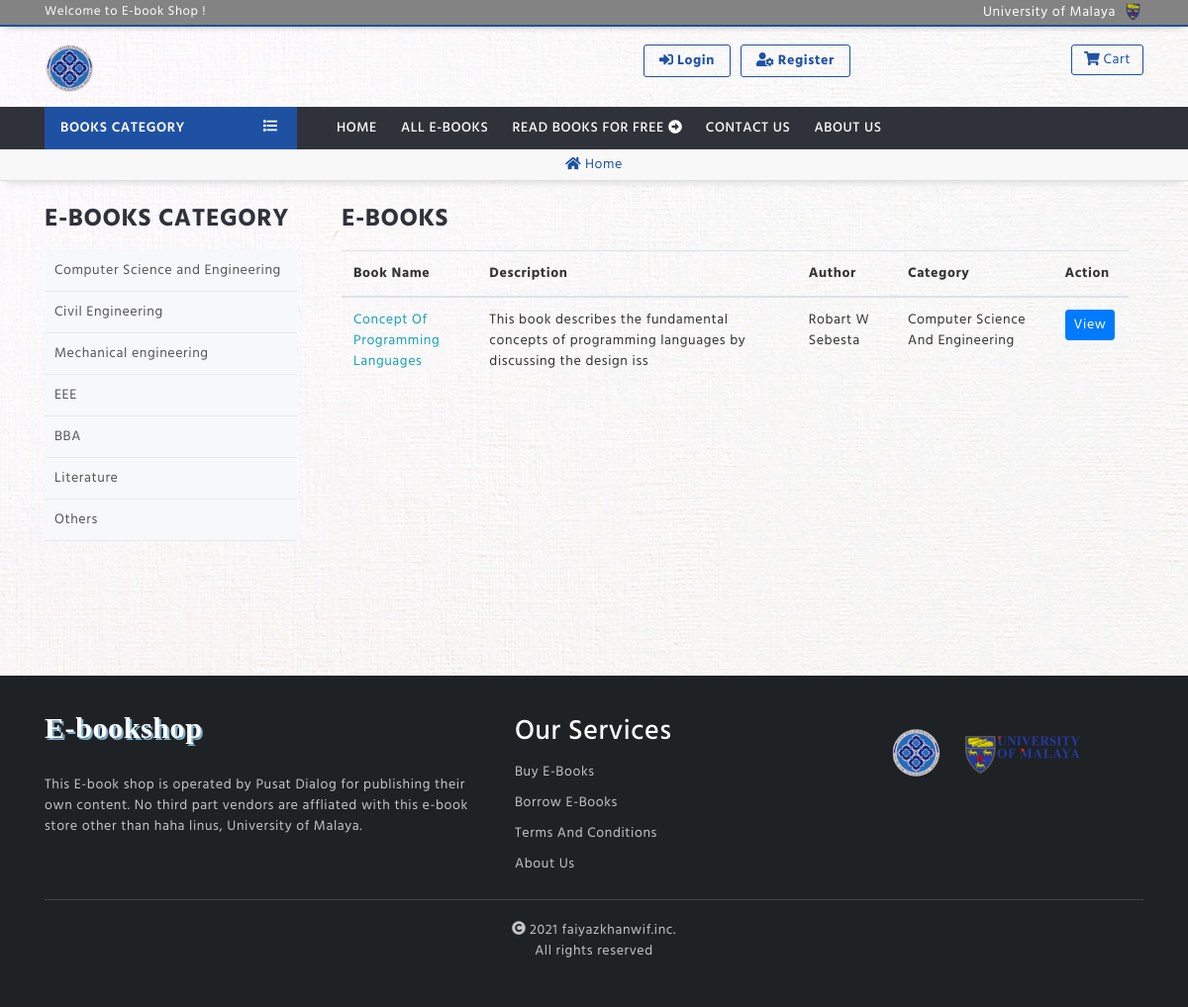
The page /index.php/users/all_ebooks on the database its author committed.
### tables this page shows
CREATE TABLE `logo` (
  `logoimg` varchar(200) NOT NULL
);

CREATE TABLE `category` (
  `id` int(11) NOT NULL,
  `category` varchar(100) NOT NULL,
  `description` text NOT NULL,
  `tag` varchar(100) NOT NULL
);

CREATE TABLE `ebooks` (
  `id` int(11) NOT NULL,
  `ebook_name` varchar(200) NOT NULL,
  `description` text NOT NULL,
  `author` varchar(200) NOT NULL,
  `book_file` varchar(500) NOT NULL,
  `book_image` varchar(500) NOT NULL,
  `categoryId` int(11) NOT NULL,
  `dateTime` timestamp NOT NULL DEFAULT current_timestamp()
);

CREATE TABLE `footerdb` (
  `footerdsc` text NOT NULL
);

### application/controllers/users.php (called while the page is built, shortened)
<?php
class Users extends CI_Controller {
	public function __construct()
	{
		$this->load->library('cart');
		$this->load->library('stripe_lib');
	}
	public function all_ebooks()
	{
		$this->load->model('admin_model');
		$view['category'] = $this->admin_model->get_category();
		$this->load->model('user_model');
		$view['ebooks'] = $this->user_model->get_ebooks();
		$this->load->model('user_model');
		$view['logos'] = $this->user_model->logo_generate();
		$this->load->model('user_model');
		$view['dscs'] = $this->user_model->ft_generate();
		$view['user_view'] = "users/all_ebooks";
		$this->load->view('layouts/user_layout', $view);
	}
}

### index.php (called while the page is built, shortened)
<?php
require_once BASEPATH.'core/CodeIgniter.php';

### application/models/user_model.php (called while the page is built, shortened)
<?php
class user_model extends CI_Model
{
	public function get_ebooks()
	{
		$this->db->select('*');
		$this->db->from('category');
		$this->db->join('ebooks', 'ebooks.categoryId = category.id');
		$this->db->order_by('ebooks.id', 'DESC');
		$query = $this->db->get();
		return $query->result();
	}
	public function logo_generate()
	{
		$query = $this->db->get('logo');
		return $query->result();
	}
	public function ft_generate()
	{
		$query = $this->db->get('footerdb');
		return $query->result();
	}
}
?>

### application/models/admin_model.php (called while the page is built, shortened)
<?php
class admin_model extends CI_Model
{
	public function get_category()
	{
		$query = $this->db->get('category');
		return $query->result();
	}
}

### application/views/users/all_ebooks.php (the view, shortened to what this page needs)
<br>
<div class="row">
  <div class="col-lg-3">
    <div id="table-header">e-books category</div>
    <div class="ebooks-menu">
      <ul>
        <?php foreach($category as $ctg): ?>
        <?php print '<li><a href="'.base_url('users/all-ebooks').'/?ctg='.$ctg->tag.'">'.$ctg->category.'</a></li>';?>
        <?php endforeach; ?>
      </ul>
    </div>
  </div>
  <div class="col-lg-9">
    <div class="container-fluid">
      <div id="table-header">E-Books
      </div>
      <table class="table">
      <thead class="">
        <tr>
          <th scope="col">Book Name</th>
          <th scope="col">Description</th>
          <th scope="col">Author</th>
          <th scope="col">Category</th>
          <th scope="col">Action</th>
        </tr>
      </thead>
      <tbody>
        <?php foreach($ebooks as $ebook): ?>
        <tr>
          <?php print '<td><a href = "'.base_url().'users/ebook-view/'.$ebook->id.'" title="More Description" class= "text-info">'.strip_tags(ucwords($ebook->ebook_name)).'</a></td>'; ?>
          <?php print '<td><p>'.substr(strip_tags($ebook->description), 0, 100).'<p></td>'; ?>
          <?php print '<td>'.strip_tags($ebook->author).'</td>'; ?>
          <?php print '<td>'.ucwords(strip_tags($ebook->category)).'</td>'; ?>
          <?php print '<td>';
            print '<a href= "'.base_url().'users/ebook-view/'.$ebook->id.'" title= "View details" class="btn btn-primary btn-sm">View</a>&nbsp';
            print '</td>';
          ?>
        </tr>
      <?php endforeach; ?>
      </tbody>
    </table>
    </div>
  </div>
</div>
<br>

### application/views/layouts/user_layout.php (shortened to what this page needs)
<!DOCTYPE html>
<html lang="en">
<head>
    <link rel="stylesheet" type="text/css" href="<?= base_url('tool/css/bootstrap.min.css'); ?>">
    <link rel="stylesheet" type="text/css" href="<?= base_url('tool/css/all.css'); ?>">
    <link rel="stylesheet" type="text/css" href="<?= base_url('tool/css/owl.carousel.min.css'); ?>">
    <link rel="stylesheet" type="text/css" href="<?= base_url('tool/css/style.css'); ?>">
</head>
<body>
    <div class="header-area">
        <div class="hearder-top animate__animated animate__fadeInDown">
            <div class="container">
                <div class="row">
                    <div class="col-md-6">
                        <div class="welcome-tx">Welcome to
                            <?php foreach($names as $name): ?>
                                <?php print $name->orgname;?>
                                <?php endforeach; ?> E-book Shop !</div>
                            </div>
                            <div class="col-md-6">
                                <div class="social-icon">
                                    <a style="color: white;" href="https://um.edu.my/" title="Universiti Malaya">University of Malaya</i></a>
                                    <a class="umlogo" href="https://um.edu.my/" title="Universiti Malaya"><img src="<?= base_url('tool/img/umsmall.png'); ?>"></i></a>
                                </div>
                            </div>
                        </div>
                    </div>
                </div>
                <div class="header-mid">
                    <div class="container">
                        <div class="row">
                            <div class="col-md-5">
                                <div class="logo">
                                    <?php foreach($logos as $logo):?>
                                        <div class="lname"><a href="<?= base_url() ?>home"><span><?php print '<img src = "'.strip_tags($logo->logoimg).'" alt = "">';?>
                                        <?php foreach($names as $name): ?>
                                            <?php print $name->orgname;?>
                                            <?php endforeach; ?></span> </a></div>
                                        <?php endforeach;?>
                                    </div>
                                </div>
                                <div class="col-md-7">
                                    <div class="row">
                                        <div class="col-md-9 text-center">
                                            <?php if($this->session->userdata('logged_in') == FALSE): ?>
                                                <a href="<?= base_url()?>users/login" class="btn-login"><i class="fas fa-sign-in-alt"></i> Login</a>
                                                <a href="<?= base_url()?>users/registration" class="btn-login"><i class="fas fa-user-cog"></i> Register</a>
                                            <?php endif; ?>
                                        </div>
                                        <div class="col-md-3">
                                            <div class="ic-cart"><a href="<?= base_url()?>cart"><i class="fas fa-shopping-cart"></i> Cart</a></div>
                                        </div>
                                    </div>
                                </div>
                            </div>
                        </div>
                    </div>
                    <div>
                        <?php $this->load->view('temp/menu'); ?>
                    </div>
                </div>
                <div class="single-header-u">
                    <div class="container">
                        <span><a href="<?= base_url()?>home"><i class="fas fa-home"></i> Home</a></span>
                    </div>
                </div>
                <div class="container">
                    <div class="row">
                        <div class="col-lg-12 col-md-12 col-sm-12" style="min-height: 500px">
                            <?php $this->load->view($user_view); ?>
                        </div>
                    </div>
                </div>
                <div>
                    <?php $this->load->view('temp/footer'); ?>

### application/views/temp/menu.php (shortened to what this page needs)
<div class="menu-area">
    <div class="container">
        <div class="main-menu">
            <div class="row">
                <div class="col-lg-3 col-md-4">
                    <div class="dropdown show onclick-ctg">
                      <a class="ctg-btn" href="#" role="button" data-toggle="dropdown" aria-haspopup="true">
                        Books Category <span id="m-list"><i class="fas fa-list"></i></span>
                      </a>
                    </div>
                </div>
                <div class="col-lg-9 col-md-8">
                    <div class="menu">
                        <ul id="nav">
                            <li><a href="<?= base_url()?>home">Home</a></li>
                            <li><a href="<?= base_url()?>users/all-books">All E-Books</a></li>
                           <li><a href="<?= base_url()?>">Read Books for Free <i class="fas fa-arrow-alt-circle-right"></i></a></li>
                            <li><a href = "#" data-toggle="modal" data-target="#exampleModal">Contact Us</a></li>
                            <li><a href = "#" data-toggle="modal" data-target="#aboutModal">About Us</a></li>
                        </ul>
                    </div>
                </div>
            </div>
        </div>
    </div>
</div>

### application/views/temp/footer.php (shortened to what this page needs)
<div class="footer-area-home">
    <div class="container">
        <div class="row">
            <div class="col-md-5">
                <div class="widget">
                    <div class="brand-name">
                        <div class="logo">
                                <div class="lname"><a href="<?= base_url() ?>home"><span>
                                <?php foreach($names as $name): ?>
                                    <?php print $name->orgname;?>
                                    <?php endforeach; ?> E-bookshop</span> </a></div>
                            </div>
                            <p><?php foreach($dscs as $dsc): ?>
                                    <?php print $dsc->footerdsc;?>
                                    <?php endforeach; ?></p>
                        </div>
                    </div>
                </div>
                <div class="col-md-4">
                    <div class="widget">
                        <h3>Our Services</h3>
                        <ul>
                            <li><a href="<?= base_url('users/all_books')?>">Buy E-Books</a></li>
                            <li><a href="<?= base_url('users/all_ebooks')?>">Borrow E-books</a></li>
                            <li><a href="<?= base_url('users/terms')?>">Terms and conditions</a></li>
                            <li><a href="#" data-toggle="modal" data-target="#aboutModal">About Us</a></li>
                        </ul>
                    </div>
                </div>
                <div class="col-md-3">
                    <div class="widget">
                        <div class="brand-name">
                            <div class="logo">
                                <?php foreach($logos as $logo):?>
                                <span class="lname">
                                    <span><a href="#"><?php print '<img src = "'.strip_tags($logo->logoimg).'" alt = "">';?> </a></span>
                                </span>
                                <?php endforeach;?>
                                <span><a href="https://um.edu.my"><img src="<?= base_url('tool/img/umbig.png'); ?>"></a></span>
                            </div>
                        </div>
                    </div>
                </div>
            </div>
            <div class="copy-right">
                <p><i class="fas fa-copyright"></i> 2021 faiyazkhanwif.inc. <br>All rights reserved</p>
            </div>
        </div>
    </div>
</body>
</html>

### tool/css/all.css (style rules this page uses)
.fa-arrow-alt-circle-right:before { content: "\f35a"; }
.fa-copyright:before { content: "\f1f9"; }
.fa-home:before { content: "\f015"; }
.fa-list:before { content: "\f03a"; }
.fa-shopping-cart:before { content: "\f07a"; }
.fa-sign-in-alt:before { content: "\f2f6"; }
.fa-user-cog:before { content: "\f4fe"; }

### tool/css/style.css (style rules this page uses)
* { margin: 0; padding: 0; }
body { font-family: myfont; font-size: 14px; font-weight: 400; letter-spacing: .6px; color: #333; background-image: url(../img/background.jpg) ; }
p, a, b, span { word-break: break-word; }
h1, h2, h3, h4, h5, h6 { color: #333; word-break: break-word; }
.header-area { z-index: 10; }
.hearder-top { background-color: #838383; color: white; padding: 2px 0; border-bottom: 2px solid #22519D; box-shadow: 0px 6px 6px -6px rgb(0, 0, 0, 0.3); }
.social-icon { text-align: right; }
.social-icon a { color: #1E2225; margin: 0 3px; }
.lname a { font-family: Trebuchet MS ; color: black; text-shadow: 2px 2px #7DAECC; background-color: transparent; font-size: 30px; font-weight: 700; transition: .4s; }
.lname span { color: #1E2225; }
.lname span img { width: 50px; }
.welcome-tx { font-size: 13px; }
.btn-login { margin: 3px 3px; display: inline-block; padding: 5px 15px; color: #1F51A3; border-radius: 3px; font-weight: 700; border: 1px solid #1F51A3; transition: .4s; }
.ic-cart a { color: #1F51A3; margin-top: 3px; display: inline-block; font-size: 14px; padding: 4px 12px; border: 1px solid #1F51A3; border-radius: 3px; transition: .4s; position: relative; }
.ic-cart { text-align: right; }
.menu-area { background: #30323A; }
.menu ul { padding: 0; margin: 0; list-style: none; }
.menu ul li { display: inline-block; }
.menu ul li a { color: #FFFFFF; display: block; padding: 3px 10px; text-align: left; transition: .4s; border-radius: 3px; text-transform: uppercase; font-weight: 500; }
.menu { padding: 8px 0; position: relative; }
.header-mid { padding: 15px 0; }
.ctg-btn { display: block; padding: 11px 16px; color: #fff; font-weight: 600; background-color: #1F51A3; text-transform: uppercase; position: relative; }
#m-list { position: absolute; top: 10px; right: 20px; }
.onclick-ctg { margin: 0; padding: 0; }
.footer-area-home { background-color: #1E2225; color: #dddd; padding: 30px 0; }
.brand-name .lname span { color: #fff; }
.widget h3 { color: #fff; margin-top: 10px; }
.widget ul { padding: 0; margin: 0; }
.widget ul li { list-style: none; }
.widget ul li a { color: #dddd; display: inline-block; padding: 5px 0; text-transform: capitalize; transition: .4s; }
.brand-name p { margin-top: 25px; }
.copy-right { margin-top: 20px; border-top: 1px solid #444; text-align: center; color: #dddd; }
.copy-right p { padding-top: 20px; }
.single-header-a, .single-header-u { box-shadow: 0px 8px 6px -6px #ddd; padding: 5px 0; text-align: center; }
.single-header-u { background: #F8F8F8; border-bottom: 1px solid #ddd; }
.single-header-a span a, .single-header-u span a { color: #1F51A3; }
#form-header, #table-header { border-bottom: 1px solid #F6F7F8; font-size: 25px; padding-bottom: 10px; text-transform: uppercase; font-weight: 700; color: #30323A; }
.ebooks-menu { background: #F7F8FA; }
.ebooks-menu ul { padding: 0; margin: 0; }
.ebooks-menu ul li { list-style: none; }
.ebooks-menu ul li a { display: block; width: 100%; padding: 10px 10px; color: #555; border-bottom: 1px solid #E7E8EA; transition: .4s; }

### rows shown on the page
logo: logoimg (picture)
category: category "Computer Science and Engineering"
category: category "Civil Engineering"
category: category "Mechanical engineering"
category: category "EEE"
category: category "BBA"
category: category "Literature"
category: category "Others"
ebooks: ebook_name "Concept Of Programming Languages", description "This book describes the fundamental concepts of programming languages by discussing the design iss", author "Robart W Sebesta", categoryId.category "Computer Science And Engineering"
footerdb: footerdsc "This E-book shop is operated by Pusat Dialog for publishing their own content. No third part vendors are affliated with this e-book store other than haha linus, University of Malaya."
